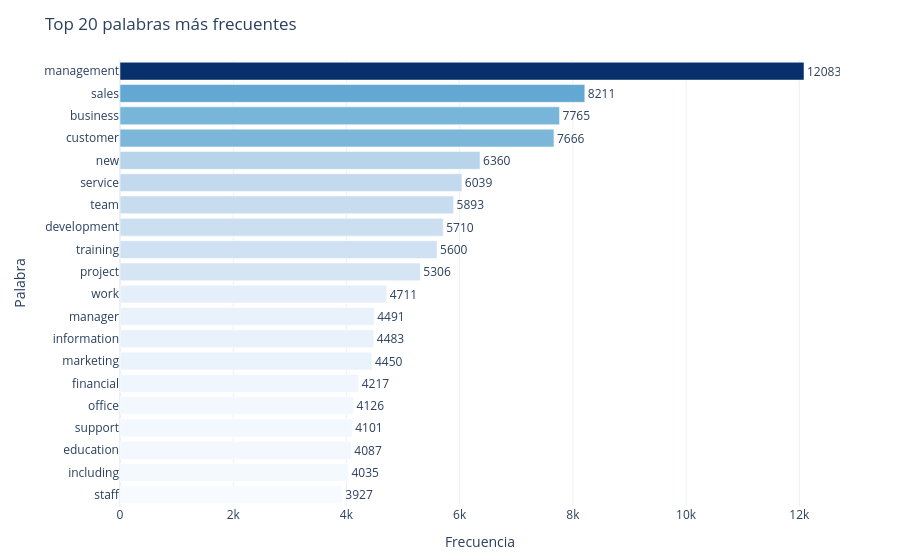

The notebook cell this image was saved under:
### Markdown cell above
Pasemos ahora con las palabras más frecuentes.

### Code cell
all_tokens = [token for tokens in df['clean_tokens'] for token in tokens]
word_freq  = Counter(all_tokens)
top_words  = word_freq.most_common(TOP_N)
tw_df      = pd.DataFrame(top_words, columns=['Palabra', 'Frecuencia'])
tw_df      = tw_df.sort_values('Frecuencia', ascending=True)

# — Barplot top palabras
fig3 = px.bar(
    tw_df,
    x='Frecuencia',
    y='Palabra',
    orientation='h',
    text='Frecuencia',
    title=f'Top {TOP_N} palabras más frecuentes',
    template=TEMPLATE,
    color='Frecuencia',
    color_continuous_scale='Blues',
)
fig3.update_traces(textposition='outside')
fig3.update_layout(
    height=max(400, TOP_N * 28),
    coloraxis_showscale=False,
    margin=dict(l=120, r=60, t=60, b=40),
)
fig3.show()

# — WordCloud 
vocab_size   = len(word_freq)
wc_max_words = int(np.clip(vocab_size * 0.05, 50, 200))
wc_text      = ' '.join(all_tokens)
wc = WordCloud(width=900, height=500,
               background_color='white',
               colormap='Blues',
               max_words=wc_max_words).generate_from_frequencies(word_freq)

plt.figure(figsize=(12, 6))
plt.imshow(wc, interpolation='bilinear')
plt.axis('off')
plt.title(f'WordCloud — top {wc_max_words} palabras', fontsize=14, fontweight='bold')
plt.tight_layout()
plt.show()

### Figure 1 — Plotly figure (JSON) as saved in the notebook; plotly's stock layout.template omitted (floating-point values rounded to 4 significant figures)
{"data": [{"hovertemplate": "Frecuencia=%{marker.color}<br>Palabra=%{y}<extra></extra>", "legendgroup": "", "marker": {"color": [3927, 4035, 4087, 4101, 4126, 4217, 4450, 4483, 4491, 4711, 5306, 5600, 5710, 5893, 6039, 6360, 7666, 7765, 8211, 12083], "coloraxis": "coloraxis", "pattern": {"shape": ""}}, "name": "", "orientation": "h", "showlegend": false, "text": [3927.0, 4035.0, 4087.0, 4101.0, 4126.0, 4217.0, 4450.0, 4483.0, 4491.0, 4711.0, 5306.0, 5600.0, 5710.0, 5893.0, 6039.0, 6360.0, 7666.0, 7765.0, 8211.0, 12080.0], "textposition": "outside", "type": "bar", "x": [3927, 4035, 4087, 4101, 4126, 4217, 4450, 4483, 4491, 4711, 5306, 5600, 5710, 5893, 6039, 6360, 7666, 7765, 8211, 12083], "xaxis": "x", "y": ["staff", "including", "education", "support", "office", "financial", "marketing", "information", "manager", "work", "project", "training", "development", "team", "service", "new", "customer", "business", "sales", "management"], "yaxis": "y"}], "layout": {"barmode": "relative", "coloraxis": {"colorbar": {"title": {"text": "Frecuencia"}}, "colorscale": [[0, "rgb(247,251,255)"], [0.125, "rgb(222,235,247)"], [0.25, "rgb(198,219,239)"], [0.375, "rgb(158,202,225)"], [0.5, "rgb(107,174,214)"], [0.625, "rgb(66,146,198)"], [0.75, "rgb(33,113,181)"], [0.875, "rgb(8,81,156)"], [1, "rgb(8,48,107)"]], "showscale": false}, "height": 560, "legend": {"tracegroupgap": 0}, "margin": {"b": 40, "l": 120, "r": 60, "t": 60}, "title": {"text": "Top 20 palabras más frecuentes"}, "xaxis": {"anchor": "y", "domain": [0, 1], "title": {"text": "Frecuencia"}}, "yaxis": {"anchor": "x", "domain": [0, 1], "title": {"text": "Palabra"}}}}
